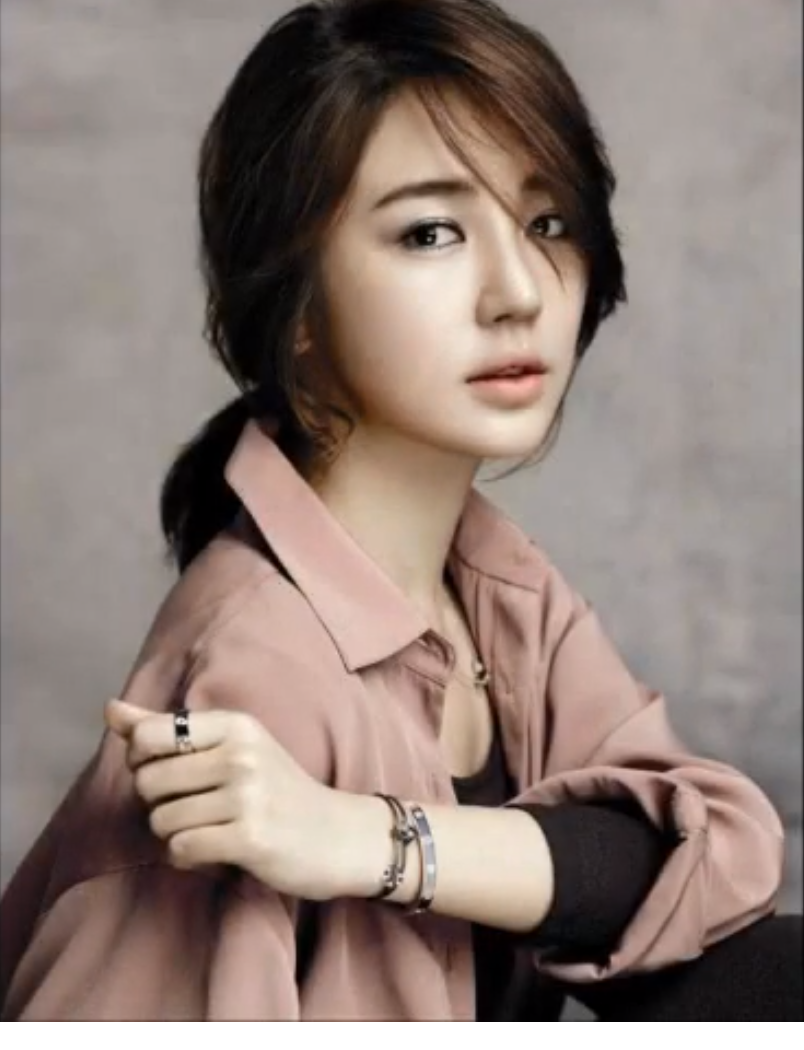
%> input picture imgProcessing Week9 Lab/lab8-Cartoonization/eun_hae.png, 804 x 1050 px
$ octave CartoonEffect_eunhae.m   (GNU Octave 9; MATLAB toolbox functions it lacks are replaced by stand-ins)
%> lines starting %> are read from the running program, lines starting %| are printed output that depends on the picture
img = imread("eun_hae.png");
%> img is the input picture: size 1050x804x3 uint8; mean R, G, B 142.5, 126.3, 119.1

threshRGB = multithresh(img, 20);
%> threshRGB = 20 values from 10 to 244
value = [0 threshRGB(2:end) 255];
%> value = 21 values from 0 to 255
quantRGB = imquantize(img, threshRGB, value);

h = fspecial('gaussian', [10 10]);
img_original = imfilter(quantRGB, h);

t = transpose(fspecial('sobel'));
img_edge = imfilter(img, t);
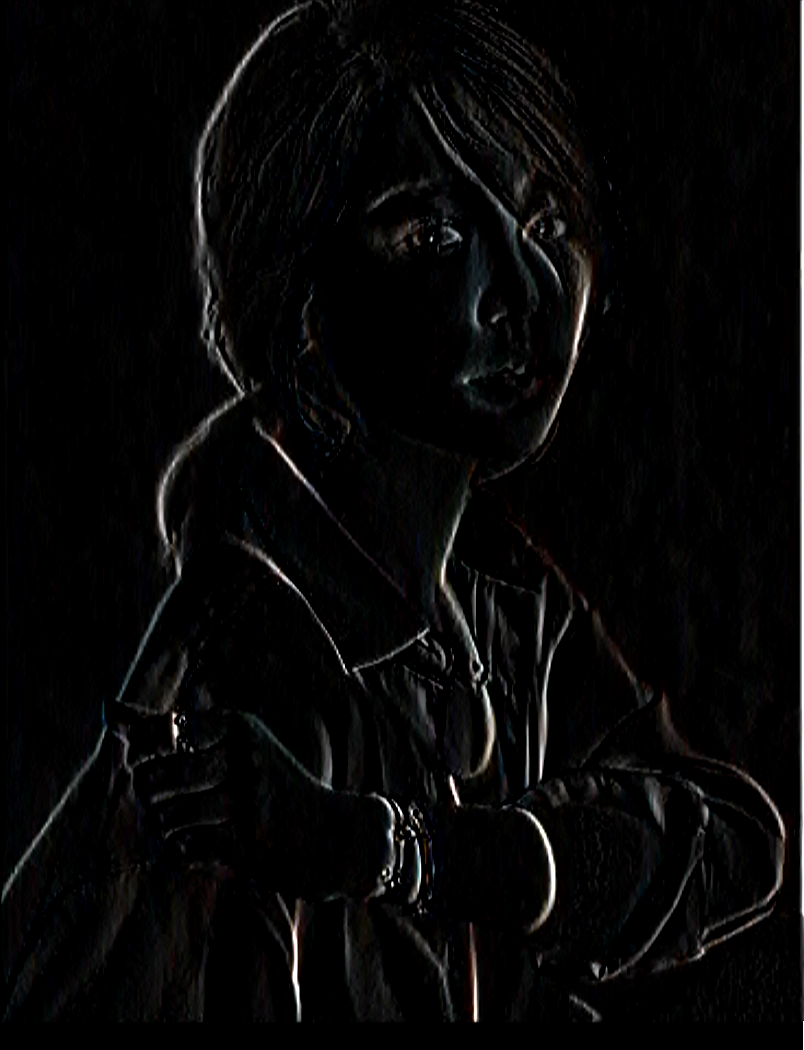
%> img_edge: size 1050x804x3 uint8; mean R, G, B 7.4, 7.2, 7.2
img_original = img_original - img_edge*2;
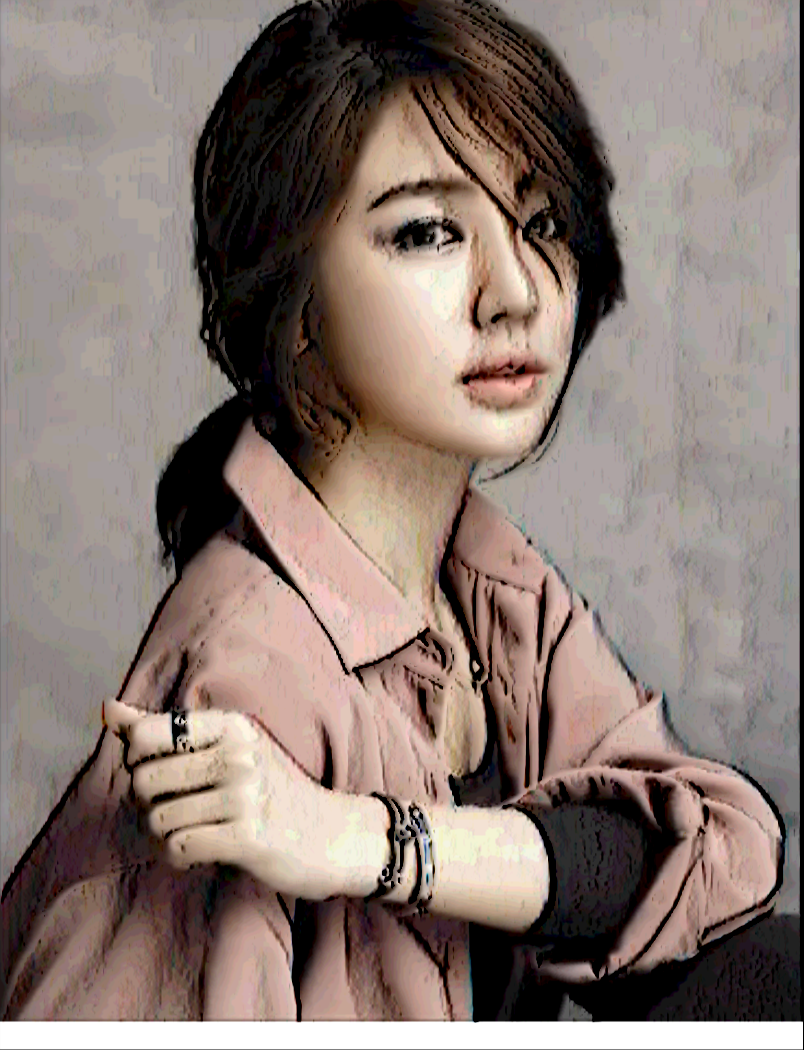
%> img_original: size 1050x804x3 uint8; mean R, G, B 136.9, 121.3, 114.3

t_non = fspecial('sobel');
img_edge = imfilter(img,t_non);
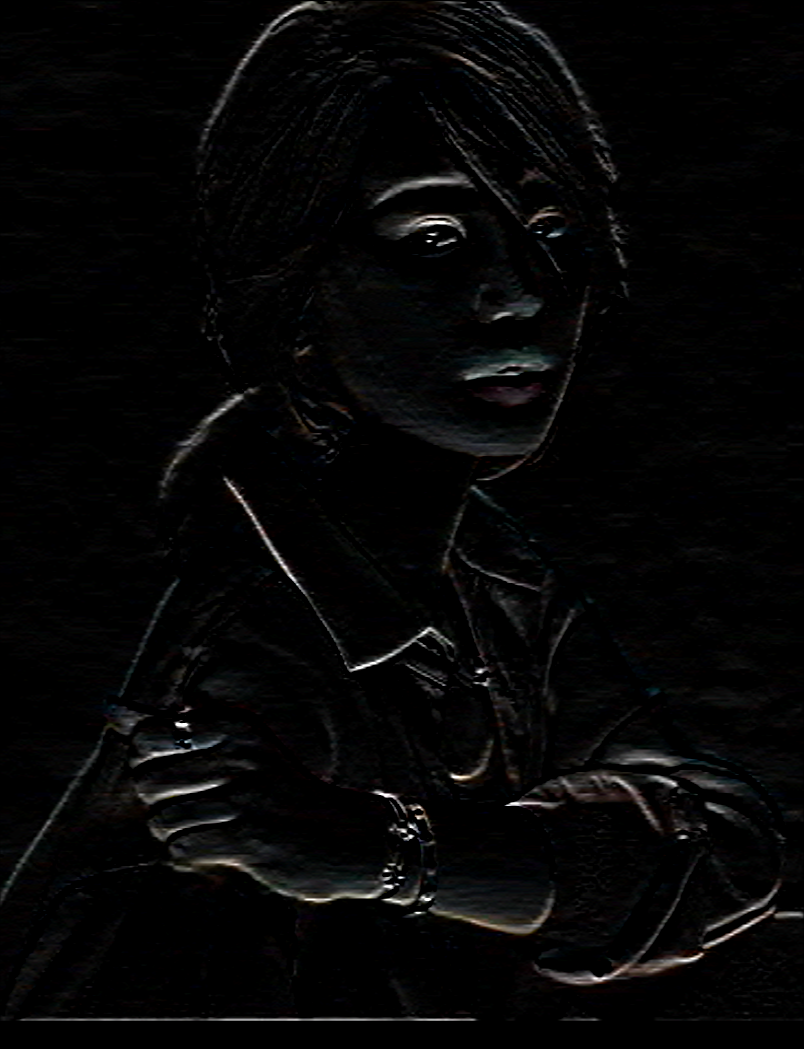
%> img_edge: size 1050x804x3 uint8; mean R, G, B 6.2, 6.1, 6.1
img_original = img_original - img_edge*2;
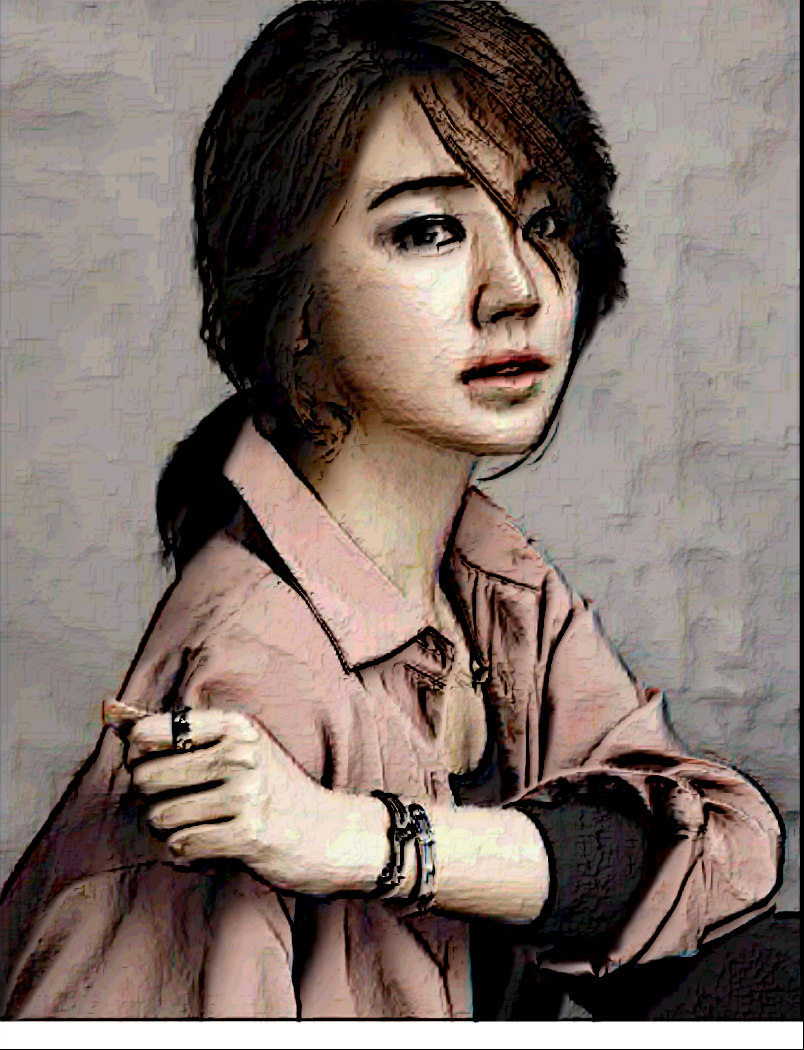
%> img_original: size 1050x804x3 uint8; mean R, G, B 129.1, 114.1, 107.3
imshow(img_original);

$ run again, with imgProcessing Week9 Lab/lab8-Cartoonization/honeypot.jpg saved as imgProcessing Week9 Lab/lab8-Cartoonization/eun_hae.png
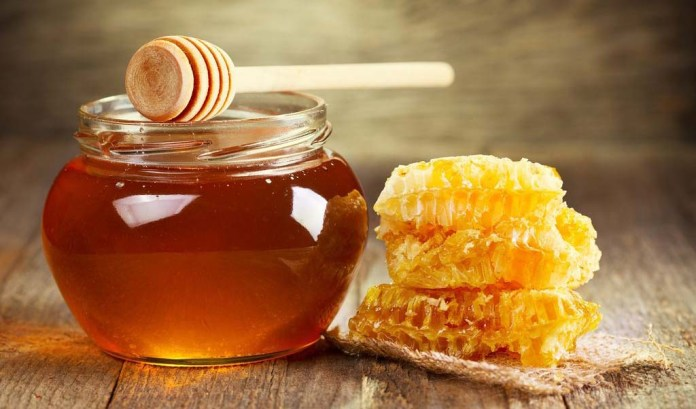
%> input picture imgProcessing Week9 Lab/lab8-Cartoonization/honeypot.jpg, 696 x 409 px
%> img is the input picture: size 409x696x3 uint8; mean R, G, B 159.7, 113.4, 66.9
%> threshRGB = 20 values from 11 to 243
%> value = 21 values from 0 to 255
%> `img_edge = imfilter(img,t_non);`:
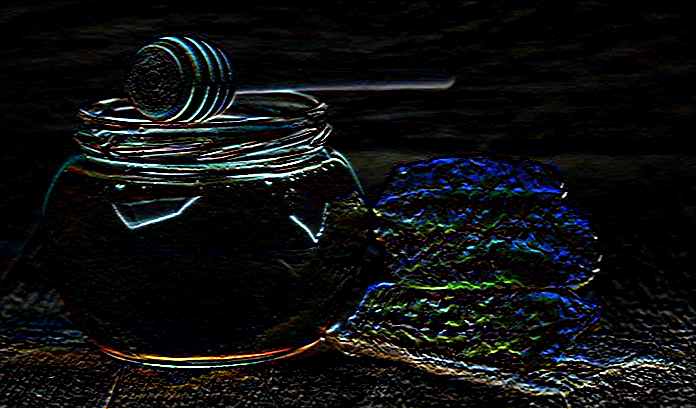
%> img_edge: size 409x696x3 uint8; mean R, G, B 15.2, 16.7, 17.4
%> `img_original = img_original - img_edge*2;`:
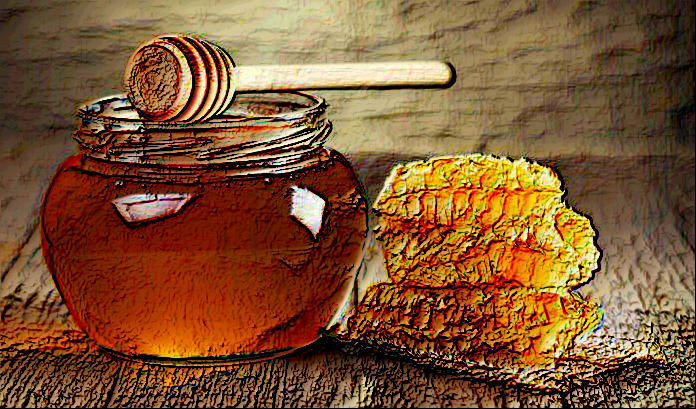
%> img_original: size 409x696x3 uint8; mean R, G, B 126, 83.9, 46.4
